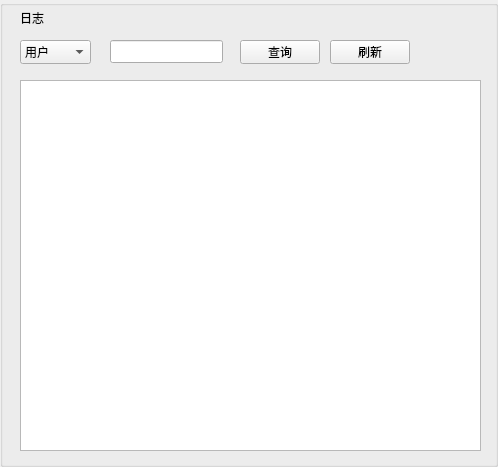
<?xml version="1.0" encoding="UTF-8"?>
<ui version="4.0">
 <class>LogUI</class>
 <widget class="QGroupBox" name="LogUI">
  <property name="geometry">
   <rect>
    <x>0</x>
    <y>0</y>
    <width>498</width>
    <height>467</height>
   </rect>
  </property>
  <property name="windowTitle">
   <string>GroupBox</string>
  </property>
  <widget class="QLabel" name="label">
   <property name="geometry">
    <rect>
     <x>20</x>
     <y>10</y>
     <width>53</width>
     <height>16</height>
    </rect>
   </property>
   <property name="text">
    <string>日志</string>
   </property>
  </widget>
  <widget class="QTextEdit" name="textEdit">
   <property name="geometry">
    <rect>
     <x>20</x>
     <y>80</y>
     <width>461</width>
     <height>371</height>
    </rect>
   </property>
  </widget>
  <widget class="QLineEdit" name="lineEdit">
   <property name="geometry">
    <rect>
     <x>110</x>
     <y>40</y>
     <width>113</width>
     <height>23</height>
    </rect>
   </property>
  </widget>
  <widget class="QPushButton" name="pushButton">
   <property name="geometry">
    <rect>
     <x>240</x>
     <y>40</y>
     <width>80</width>
     <height>24</height>
    </rect>
   </property>
   <property name="text">
    <string>查询</string>
   </property>
  </widget>
  <widget class="QComboBox" name="comboBox">
   <property name="geometry">
    <rect>
     <x>20</x>
     <y>40</y>
     <width>71</width>
     <height>24</height>
    </rect>
   </property>
   <item>
    <property name="text">
     <string>用户</string>
    </property>
   </item>
   <item>
    <property name="text">
     <string>类型</string>
    </property>
   </item>
   <item>
    <property name="text">
     <string>内容</string>
    </property>
   </item>
  </widget>
  <widget class="QPushButton" name="pushButton_2">
   <property name="geometry">
    <rect>
     <x>330</x>
     <y>40</y>
     <width>80</width>
     <height>24</height>
    </rect>
   </property>
   <property name="text">
    <string>刷新</string>
   </property>
  </widget>
 </widget>
 <resources/>
 <connections/>
</ui>
